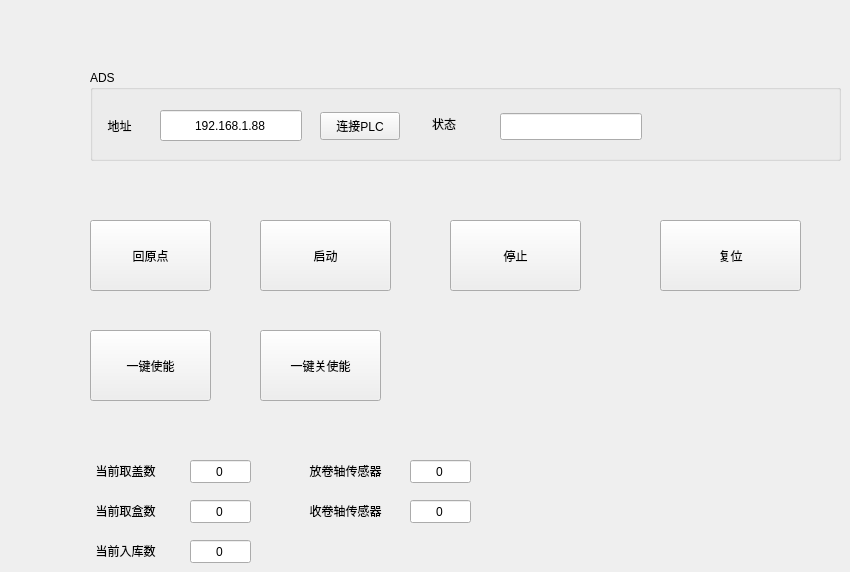
   <widget class="QWidget" name="tab_cmd">
    <attribute name="title">
     <string>操作</string>
    </attribute>
    <widget class="QPushButton" name="btn_Axi_ALL_Reset">
     <property name="geometry">
      <rect>
       <x>660</x>
       <y>220</y>
       <width>141</width>
       <height>71</height>
      </rect>
     </property>
     <property name="text">
      <string>复位</string>
     </property>
    </widget>
    <widget class="QPushButton" name="btn_Axi_All_Stop">
     <property name="geometry">
      <rect>
       <x>450</x>
       <y>220</y>
       <width>131</width>
       <height>71</height>
      </rect>
     </property>
     <property name="text">
      <string>停止</string>
     </property>
    </widget>
    <widget class="QPushButton" name="btn_Axi_All_Start">
     <property name="geometry">
      <rect>
       <x>260</x>
       <y>220</y>
       <width>131</width>
       <height>71</height>
      </rect>
     </property>
     <property name="text">
      <string>启动</string>
     </property>
    </widget>
    <widget class="QGroupBox" name="Ads">
     <property name="geometry">
      <rect>
       <x>90</x>
       <y>70</y>
       <width>751</width>
       <height>91</height>
      </rect>
     </property>
     <property name="minimumSize">
      <size>
       <width>751</width>
       <height>91</height>
      </size>
     </property>
     <property name="title">
      <string>ADS</string>
     </property>
     <widget class="QPushButton" name="btn_connect_plc">
      <property name="geometry">
       <rect>
        <x>230</x>
        <y>42</y>
        <width>80</width>
        <height>28</height>
       </rect>
      </property>
      <property name="text">
       <string>连接PLC</string>
      </property>
     </widget>
     <widget class="QLabel" name="label_plc_state_2">
      <property name="geometry">
       <rect>
        <x>339</x>
        <y>38</y>
        <width>30</width>
        <height>31</height>
       </rect>
      </property>
      <property name="text">
       <string>状态</string>
      </property>
      <property name="alignment">
       <set>Qt::AlignCenter</set>
      </property>
     </widget>
     <widget class="QLineEdit" name="lineEdit_plc_connect_status">
      <property name="geometry">
       <rect>
        <x>410</x>
        <y>43</y>
        <width>142</width>
        <height>27</height>
       </rect>
      </property>
      <property name="alignment">
       <set>Qt::AlignCenter</set>
      </property>
     </widget>
     <widget class="QLineEdit" name="lineEdit_plc_addr">
      <property name="geometry">
       <rect>
        <x>70</x>
        <y>40</y>
        <width>142</width>
        <height>31</height>
       </rect>
      </property>
      <property name="text">
       <string>192.168.1.88</string>
      </property>
      <property name="alignment">
       <set>Qt::AlignCenter</set>
      </property>
     </widget>
     <widget class="QLabel" name="label_plc_addr">
      <property name="geometry">
       <rect>
        <x>9</x>
        <y>40</y>
        <width>41</width>
        <height>31</height>
       </rect>
      </property>
      <property name="text">
       <string>地址</string>
      </property>
      <property name="alignment">
       <set>Qt::AlignCenter</set>
      </property>
     </widget>
    </widget>
    <widget class="QPushButton" name="btn_Axi_All_GoHome">
     <property name="geometry">
      <rect>
       <x>90</x>
       <y>220</y>
       <width>121</width>
       <height>71</height>
      </rect>
     </property>
     <property name="text">
      <string>回原点</string>
     </property>
    </widget>
    <widget class="QPushButton" name="btn_Axi_All_Enable">
     <property name="geometry">
      <rect>
       <x>90</x>
       <y>330</y>
       <width>121</width>
       <height>71</height>
      </rect>
     </property>
     <property name="text">
      <string>一键使能</string>
     </property>
    </widget>
    <widget class="QPushButton" name="btn_Axi_All_CloseEnable">
     <property name="geometry">
      <rect>
       <x>260</x>
       <y>330</y>
       <width>121</width>
       <height>71</height>
      </rect>
     </property>
     <property name="text">
      <string>一键关使能</string>
     </property>
    </widget>
    <widget class="QLabel" name="label_Store_Sum">
     <property name="geometry">
      <rect>
       <x>80</x>
       <y>540</y>
       <width>91</width>
       <height>21</height>
      </rect>
     </property>
     <property name="text">
      <string>当前入库数</string>
     </property>
     <property name="alignment">
      <set>Qt::AlignCenter</set>
     </property>
    </widget>
    <widget class="QLineEdit" name="lineEdit_Get_Cap_Sum">
     <property name="geometry">
      <rect>
       <x>190</x>
       <y>500</y>
       <width>61</width>
       <height>23</height>
      </rect>
     </property>
     <property name="text">
      <string>0</string>
     </property>
     <property name="alignment">
      <set>Qt::AlignCenter</set>
     </property>
    </widget>
    <widget class="QLineEdit" name="lineEdit_Get_Box_Sum">
     <property name="geometry">
      <rect>
       <x>190</x>
       <y>460</y>
       <width>61</width>
       <height>23</height>
      </rect>
     </property>
     <property name="text">
      <string>0</string>
     </property>
     <property name="alignment">
      <set>Qt::AlignCenter</set>
     </property>
    </widget>
    <widget class="QLabel" name="label_Get_Cap_Sum">
     <property name="geometry">
      <rect>
       <x>80</x>
       <y>460</y>
       <width>91</width>
       <height>21</height>
      </rect>
     </property>
     <property name="text">
      <string>当前取盖数</string>
     </property>
     <property name="alignment">
      <set>Qt::AlignCenter</set>
     </property>
    </widget>
    <widget class="QLineEdit" name="lineEdit_Store_Sum">
     <property name="geometry">
      <rect>
       <x>190</x>
       <y>540</y>
       <width>61</width>
       <height>23</height>
      </rect>
     </property>
     <property name="text">
      <string>0</string>
     </property>
     <property name="alignment">
      <set>Qt::AlignCenter</set>
     </property>
    </widget>
    <widget class="QLabel" name="label_Get_Box_Sum">
     <property name="geometry">
      <rect>
       <x>80</x>
       <y>500</y>
       <width>91</width>
       <height>21</height>
      </rect>
     </property>
     <property name="text">
      <string>当前取盒数</string>
     </property>
     <property name="alignment">
      <set>Qt::AlignCenter</set>
     </property>
    </widget>
    <widget class="QLabel" name="label_iUnwindingSenser">
     <property name="geometry">
      <rect>
       <x>300</x>
       <y>460</y>
       <width>91</width>
       <height>21</height>
      </rect>
     </property>
     <property name="text">
      <string>放卷轴传感器</string>
     </property>
     <property name="alignment">
      <set>Qt::AlignCenter</set>
     </property>
    </widget>
    <widget class="QLabel" name="label_iRollupSenser">
     <property name="geometry">
      <rect>
       <x>300</x>
       <y>500</y>
       <width>91</width>
       <height>21</height>
      </rect>
     </property>
     <property name="text">
      <string>收卷轴传感器</string>
     </property>
     <property name="alignment">
      <set>Qt::AlignCenter</set>
     </property>
    </widget>
    <widget class="QLineEdit" name="lineEdit_iUnwindingSenser">
     <property name="geometry">
      <rect>
       <x>410</x>
       <y>460</y>
       <width>61</width>
       <height>23</height>
      </rect>
     </property>
     <property name="text">
      <string>0</string>
     </property>
     <property name="alignment">
      <set>Qt::AlignCenter</set>
     </property>
    </widget>
    <widget class="QLineEdit" name="lineEdit_iRollupSenser">
     <property name="geometry">
      <rect>
       <x>410</x>
       <y>500</y>
       <width>61</width>
       <height>23</height>
      </rect>
     </property>
     <property name="text">
      <string>0</string>
     </property>
     <property name="alignment">
      <set>Qt::AlignCenter</set>
     </property>
    </widget>
   </widget>
